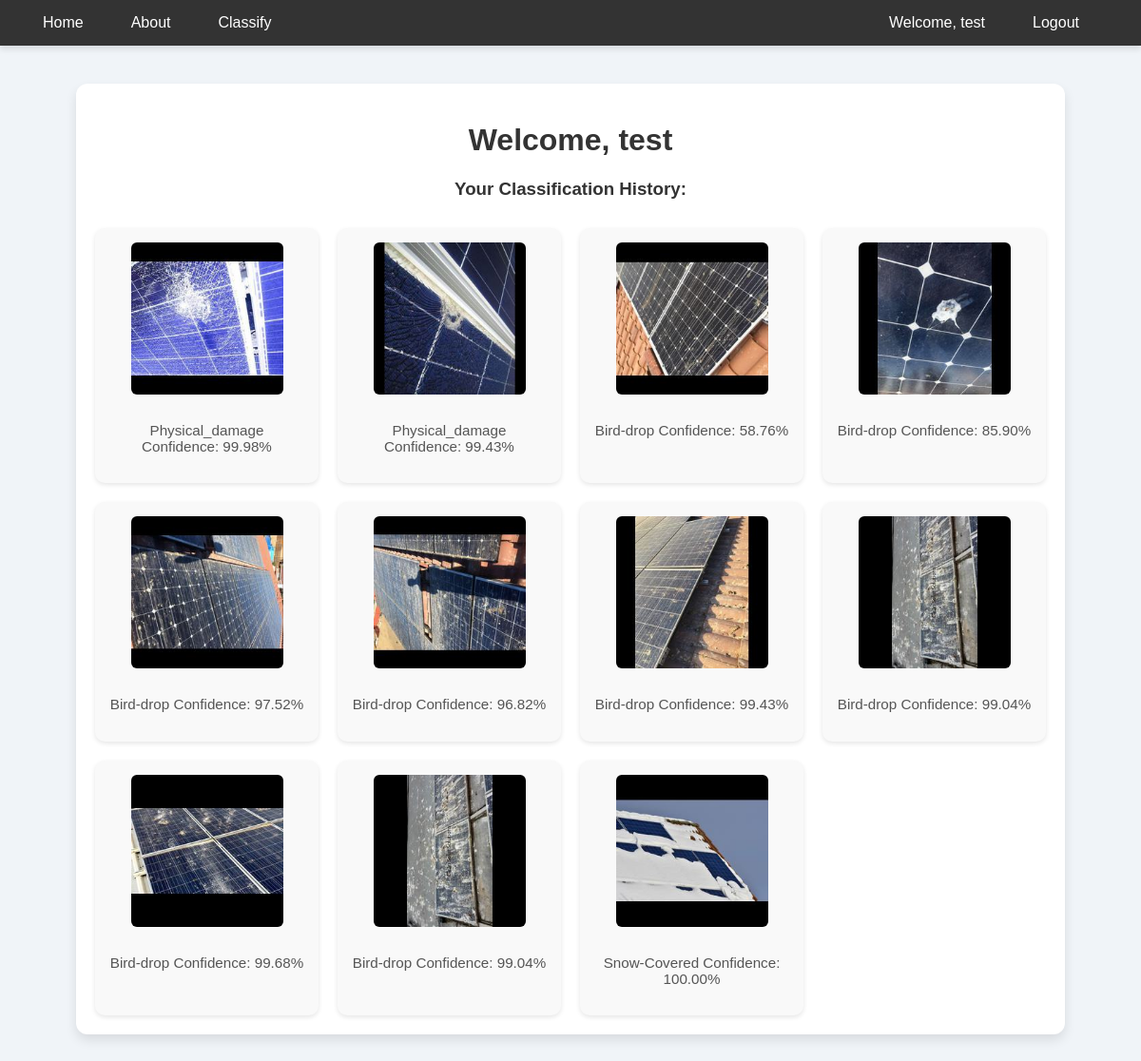
The page /profile (signed in) on the database its author committed.
### app/models.py (models this page shows, shortened)
class UserHistory(db.Model):
    id = db.Column(db.Integer, primary_key=True)
    action = db.Column(db.String(255), nullable=False)
    image_path = db.Column(db.String(300), nullable=True)
    timestamp = db.Column(db.DateTime, default=db.func.current_timestamp(), nullable=False)
    user_id = db.Column(db.Integer, db.ForeignKey('user.id'), nullable=False)

### app/routes.py (the view)
@main_bp.route('/profile')
def profile():
    if 'user_id' not in session:
        flash('You must be logged in to access the profile page.', 'warning')
        return redirect(url_for('main.login'))
    user = User.query.get(session['user_id'])
    user_history = [
        {'action': h.action, 'image_path': h.image_path}
        for h in user.history
        ]
    return render_template('profile.html', user=user, user_history=user_history)

### app/templates/profile.html
{% extends 'base.html' %}
{% block content %}
<div class="profile-container">
    <h1>Welcome, {{ session.get('username') }}</h1>
    <h3>Your Classification History:</h3>
    {% if user_history %}
        <div class="history-grid">
            {% for item in user_history %}
                <div class="history-card">
                    <img src="{{ url_for('static', filename=item.image_path) }}" alt="User Image">
                    <p>{{ item.action }}</p>
                </div>
            {% endfor %}
        </div>
    {% else %}
        <p>You haven't uploaded any images yet.</p>
    {% endif %}
</div>
{% endblock %}

### app/templates/base.html (shortened to what this page needs)
<!DOCTYPE html>
<html lang="en">
<head>
    <link rel="stylesheet" href="{{ url_for('static', filename='css/style.css') }}">
</head>
<body>
<nav>
    <ul class="nav-left">
        <li><a href="{{ url_for('main.home') }}">Home</a></li>
        <li><a href="{{ url_for('main.about') }}">About</a></li>
        <li><a href="{{ url_for('main.classify') }}">Classify</a></li>
    </ul>
    <ul class="nav-right">
        {% if session.get('user_id') %}
            <li><a href="{{ url_for('main.profile') }}">Welcome, {{ session.get('username') }}</a></li>
            <li><a href="{{ url_for('main.logout') }}">Logout</a></li>
        {% else %}
            <li><a href="{{ url_for('main.login') }}">Login</a></li>
            <li><a href="{{ url_for('main.register') }}">Register</a></li>
        {% endif %}
    </ul>
</nav>
<div class="content">
    {% block content %}{% endblock %}
</div>
</body>
</html>

### app/static/css/style.css (style rules this page uses)
body { font-family: 'Arial', sans-serif; background-color: #f0f4f8; margin: 0; padding: 0; color: #333; }
nav { background-color: #333; padding: 15px 30px; display: flex; justify-content: space-between; align-items: center; box-shadow: 0 4px 6px rgba(0, 0, 0, 0.1); }
.nav-left, .nav-right { list-style-type: none; padding: 0; margin: 0; display: flex; }
.nav-left li, .nav-right li { margin-right: 20px; }
.nav-right { margin-left: auto; }
.nav-left li a, .nav-right li a { color: #ffffff; text-decoration: none; padding: 10px 15px; font-size: 16px; transition: background-color 0.3s ease; }
.profile-container { max-width: 1000px; margin: 40px auto; padding: 20px; background-color: white; border-radius: 12px; box-shadow: 0 6px 12px rgba(0, 0, 0, 0.1); }
.profile-container h1, .profile-container h3 { text-align: center; color: #333; }
.history-grid { display: grid; grid-template-columns: repeat(auto-fill, minmax(220px, 1fr)); gap: 20px; margin-top: 30px; }
.history-card { background-color: #f9f9f9; border-radius: 10px; box-shadow: 0 2px 5px rgba(0, 0, 0, 0.1); overflow: hidden; text-align: center; padding: 15px; transition: transform 0.2s ease; }
.history-card img { max-width: 100%; height: 160px; object-fit: cover; border-radius: 6px; margin-bottom: 10px; }
.history-card p { font-size: 0.95rem; color: #555; word-wrap: break-word; }

### rows shown on the page
UserHistory: image_path (picture), action "Physical_damage Confidence: 99.98%"
UserHistory: image_path (picture), action "Physical_damage Confidence: 99.43%"
UserHistory: image_path (picture), action "Bird-drop Confidence: 58.76%"
UserHistory: image_path (picture), action "Bird-drop Confidence: 85.90%"
UserHistory: image_path (picture), action "Bird-drop Confidence: 97.52%"
UserHistory: image_path (picture), action "Bird-drop Confidence: 96.82%"
UserHistory: image_path (picture), action "Bird-drop Confidence: 99.43%"
UserHistory: image_path (picture), action "Bird-drop Confidence: 99.04%"
UserHistory: image_path (picture), action "Bird-drop Confidence: 99.68%"
UserHistory: image_path (picture), action "Bird-drop Confidence: 99.04%"
UserHistory: image_path (picture), action "Snow-Covered Confidence: 100.00%"

### other values the page prints
{{ session.get('username') }} "test"
